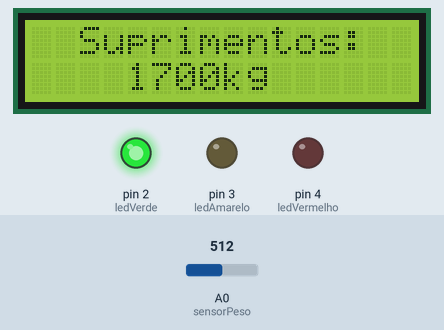
The sketch below on a simulated Arduino Uno, built with avr-gcc and run on an emulated ATmega328P. On the bench: 16×2 character LCD, output pins drawn as LEDs (lit = HIGH). Inputs (shaded band) come from the test bench; at power-on: A0 (sensorPeso) = 512. What the sketch prints to the serial monitor is not drawn.

Above: at 5.6 s.
5.7 s: A0 (sensorPeso) set to 217
7.2 s: A0 (sensorPeso) set to 194
At 8.6 s:
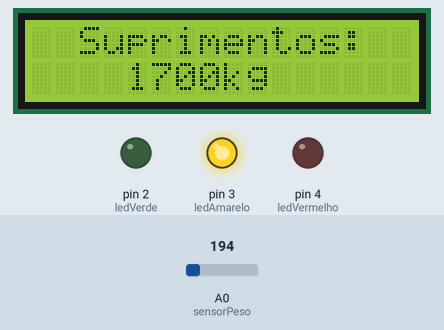
10.2 s: A0 (sensorPeso) set to 164
11.7 s: A0 (sensorPeso) set to 144
At 12.0 s:
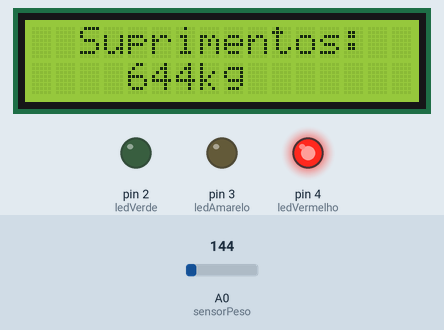
Timing chart, 0 to 14.7 s (numbered marks = the images above; inputs shaded):
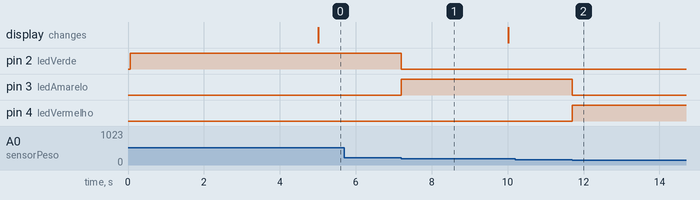

The sketch:

Codigo_Arduino_Estoque.ino
```cpp
//--------------------------------------------------------
// Incluindo bibliotecas e definindo pinos
//--------------------------------------------------------

#include <LiquidCrystal.h>

LiquidCrystal lcd (5, 6, 7, 8, 9, 10);

int ledVerde = 2;
int ledAmarelo = 3;
int ledVermelho = 4;

int sensorPeso = A0;

int sensorUmidOut = A0;
int sensorUmidIn = A1;

//--------------------------------------------------------
// Estabalecendo variáveis utilizadas no código
//--------------------------------------------------------

int peso = 0;

int mensagemAtual = 0;
int mensagemAnterior = 0;

//--------------------------------------------------------
// Definindo tipos dos pinos
//--------------------------------------------------------

void setup() {

  Serial.begin(9600);

  lcd.begin(16, 2);

  pinMode(ledVerde, OUTPUT);
  pinMode(ledAmarelo, OUTPUT);
  pinMode(ledVermelho, OUTPUT);
}

//--------------------------------------------------------
// Estabelecendo o loop principal e suas funções
//--------------------------------------------------------

void loop() {

  lerPeso();

  mensagemAtual = millis();
  if (mensagemAtual - mensagemAnterior >= 5000){
    controleLCD();
    mensagemAnterior = mensagemAtual;
  }
}

//--------------------------------------------------------
// Relizando a leitura da umidade do peso
//--------------------------------------------------------

void lerPeso() {

  peso = analogRead(sensorPeso);

  peso = map(peso, 0, 301, 0, 1000);

  controleLEDs();

  Serial.println(peso);
}

//--------------------------------------------------------
// Acionando LEDs de acordo com as leituras realizadas
//--------------------------------------------------------

void controleLEDs() {
  if (peso >= 700) {
    digitalWrite(ledVerde, HIGH);
    digitalWrite(ledAmarelo, LOW);
    digitalWrite(ledVermelho, LOW);
  }

  else if (peso < 700 && peso >= 500) {
    digitalWrite(ledVerde, LOW);
    digitalWrite(ledAmarelo, HIGH);
    digitalWrite(ledVermelho, LOW);
  }
  else {
    digitalWrite(ledVerde, LOW);
    digitalWrite(ledAmarelo, LOW);
    digitalWrite(ledVermelho, HIGH);
  }
}

//--------------------------------------------------------
// Imprimindo mensagens no LCD (a cada 5 seg - vide Loop)
//--------------------------------------------------------

void controleLCD() {
  lcd.clear();
  lcd.setCursor(2, 0);
  lcd.print("Suprimentos:");
  lcd.setCursor(4, 1);
  lcd.print(String(peso) + "kg");

}
```

Measured:
- the behaviour switches between 211 and 210 on A0 (sensorPeso) (found by bisection; images 0 and 1)
- the behaviour switches between 151 and 150 on A0 (sensorPeso) (found by bisection; images 1 and 2)
- after the input at 7.2 s, pin 2 (ledVerde): HIGH → LOW at once; pin 3 (ledAmarelo): LOW → HIGH at once
- after the input at 11.7 s, pin 3 (ledAmarelo): HIGH → LOW at once; pin 4 (ledVermelho): LOW → HIGH at once
